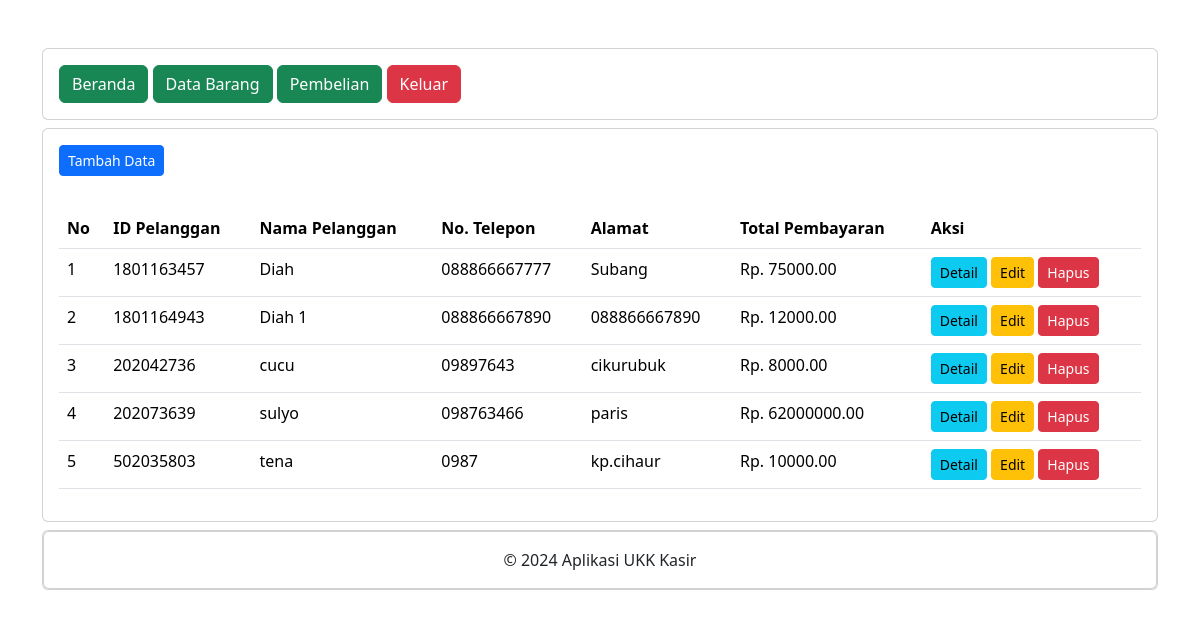
Page /petugas/pembelian.php (signed in) on the committed database.
### tables this page shows
CREATE TABLE `penjualan` (
  `PenjualanID` int(11) NOT NULL,
  `TanggalPenjualan` date NOT NULL,
  `TotalHarga` decimal(10,2) NOT NULL,
  `PelangganID` int(11) NOT NULL
);

CREATE TABLE `pelanggan` (
  `PelangganID` int(11) NOT NULL,
  `NamaPelanggan` varchar(255) NOT NULL,
  `Alamat` text NOT NULL,
  `NomorTelepon` varchar(15) NOT NULL
);

### petugas/pembelian.php (the view, shortened to what this page needs)
<?php
include "header.php";
include "navbar.php";
?>
<div class="card mt-2">
	<div class="card-body">
		<button type="button" class="btn btn-primary btn-sm" data-bs-toggle="modal" data-bs-target="#tambah-data">
			Tambah Data
		</button>
	</div>
	<div class="card-body">
		<table class="table">
			<thead>
				<tr>
					<th>No</th>
					<th>ID Pelanggan</th>
					<th>Nama Pelanggan</th>
					<th>No. Telepon</th>
					<th>Alamat</th>
					<th>Total Pembayaran</th>
					<th>Aksi</th>
				</tr>
			</thead>
			<tbody>
				<?php
				include '../koneksi.php';
				$no = 1;
				$data = mysqli_query($koneksi,"SELECT * FROM pelanggan INNER JOIN penjualan ON pelanggan.PelangganID=penjualan.PelangganID");
				while($d = mysqli_fetch_array($data)){
					?>
					<tr>
						<td><?php echo $no++; ?></td>
						<td><?php echo $d['PelangganID']; ?></td>
						<td><?php echo $d['NamaPelanggan']; ?></td>
						<td><?php echo $d['NomorTelepon']; ?></td>
						<td><?php echo $d['Alamat']; ?></td>
						<td>Rp. <?php echo $d['TotalHarga']; ?></td>
						<td>
							<a class="btn btn-info btn-sm" href="detail_pembelian.php?PelangganID=<?php echo $d['PelangganID']; ?>">Detail</a>
							<button type="button" class="btn btn-warning btn-sm" data-bs-toggle="modal" data-bs-target="#edit-data<?php echo $d['PelangganID']; ?>">
								Edit
							</button>
							<button type="button" class="btn btn-danger btn-sm" data-bs-toggle="modal" data-bs-target="#hapus-data<?php echo $d['PelangganID']; ?>">
								Hapus
							</button>
						</td>
					</tr>
				<?php } ?>
			</tbody>
		</table>
	</div>
</div>
<?php
include "footer.php";
?>

### rows in the picture
penjualan: PelangganID "1801163457", PelangganID.NamaPelanggan "Diah", PelangganID.NomorTelepon "088866667777", PelangganID.Alamat "Subang", TotalHarga "75000.00"
penjualan: PelangganID "1801164943", PelangganID.NamaPelanggan "Diah 1", PelangganID.NomorTelepon "088866667890", PelangganID.Alamat "088866667890", TotalHarga "12000.00"
penjualan: PelangganID "202042736", PelangganID.NamaPelanggan "cucu", PelangganID.NomorTelepon "09897643", PelangganID.Alamat "cikurubuk", TotalHarga "8000.00"
penjualan: PelangganID "202073639", PelangganID.NamaPelanggan "sulyo", PelangganID.NomorTelepon "098763466", PelangganID.Alamat "paris", TotalHarga "62000000.00"
penjualan: PelangganID "502035803", PelangganID.NamaPelanggan "tena", PelangganID.NomorTelepon "0987", PelangganID.Alamat "kp.cihaur", TotalHarga "10000.00"
